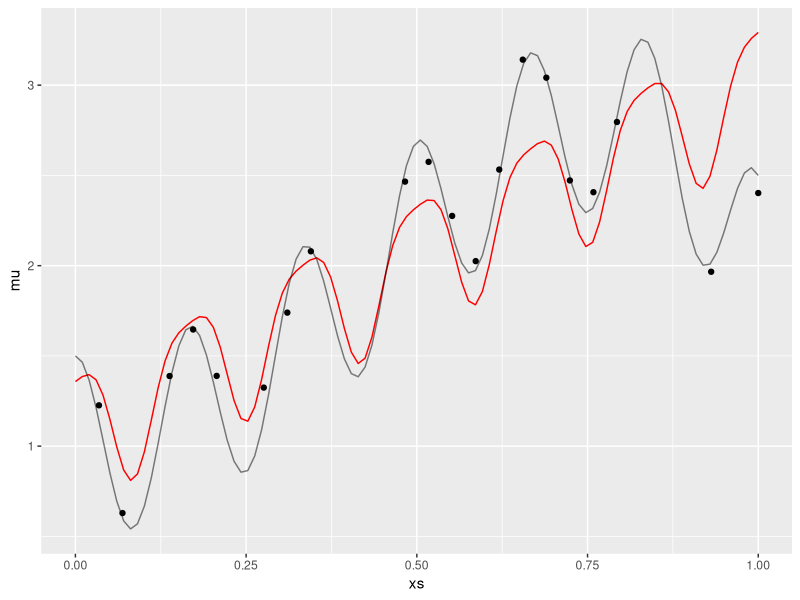
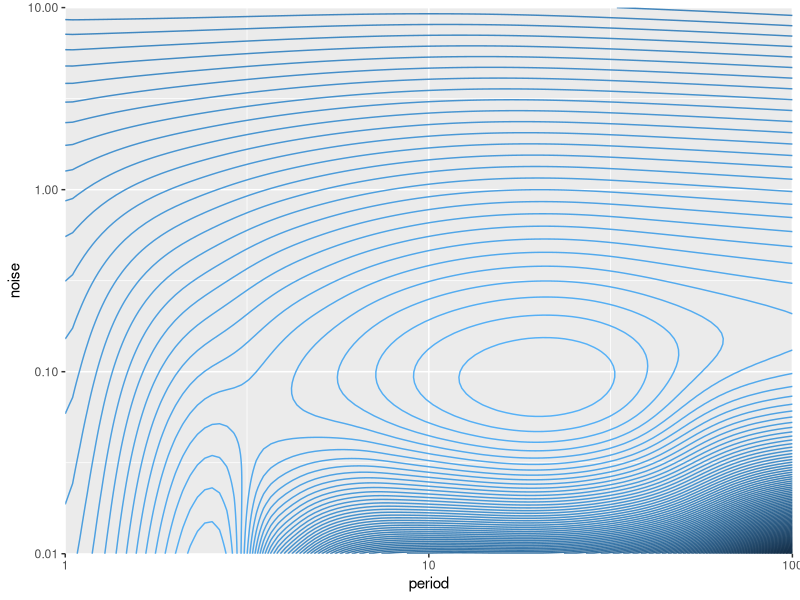
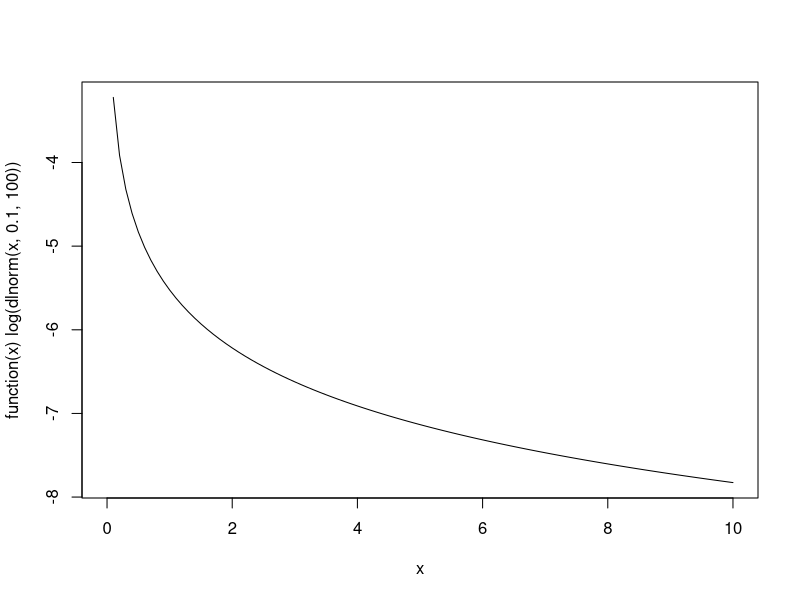
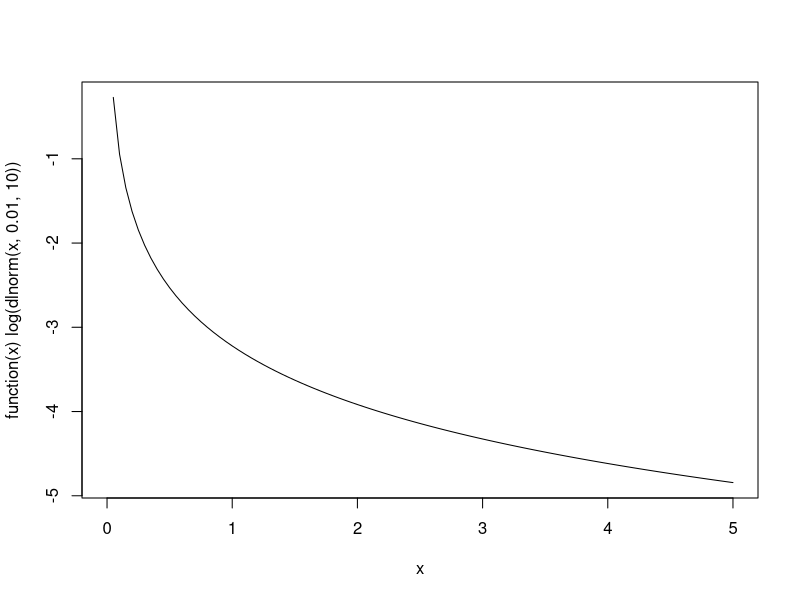
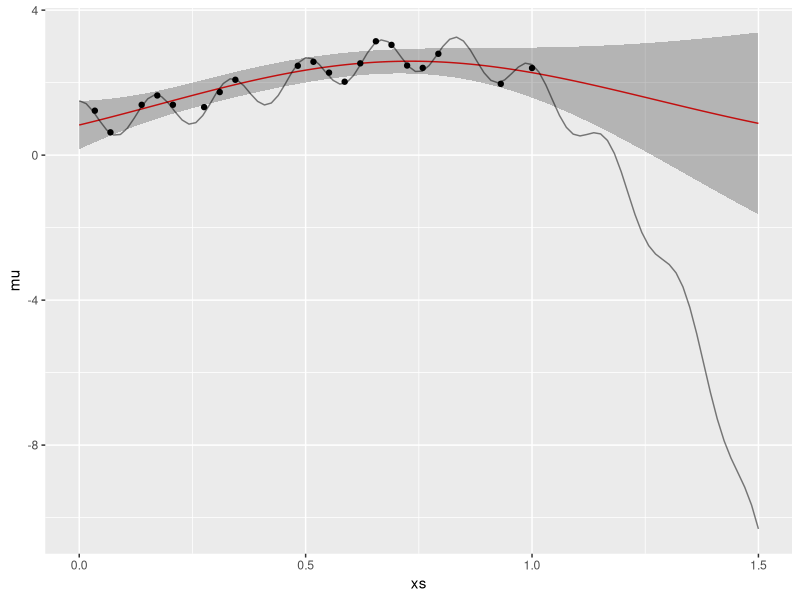
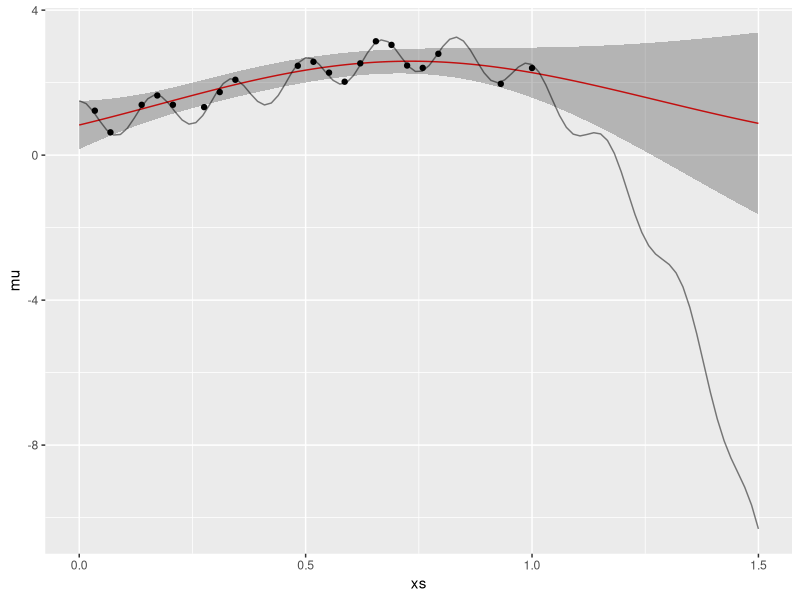

The R script that drew these images, in order:
library(ggplot2)
library(dplyr)


g <- function(x)
  -sin(6 * pi * x)^2 + 6 * x^2 - 5 * x^4 + 3 / 2

periodic_kernel <- function(x, x_, v, p, l) {
  dists <- outer(x, x_, `-`)
  s <- sin(pi * dists / p) / l
  v * exp(-2 * s^2)
}

linear_kernel <- function(x, x_, a, b)
  b + a * outer(x, x_)


l <- 30
n <- 20
xs <- (0:(l-1)) / (l-1)
ys <- g(xs) + rnorm(l, 0, sqrt(0.01))

train_indices <- sample(l, n, replace = FALSE)
train_mask <- (1:l) %in% train_indices

xs_train <- xs[train_mask]
ys_train <- ys[train_mask]

xs_test <- xs[!train_mask]
ys_test <- ys[!train_mask]


log_likelihood <- function(x, y, kernel, noise) {
  n <- length(y)
  
  -(t(y) %*% solve(noise * diag(n) + kernel(x, x)) %*% y + prod(unlist(determinant(noise * diag(n) + kernel(x, x), logarithm = TRUE))) + n * log(2 * pi)) / 2
}

# posterior predictive
pp <- function(x_test, x, y, kernel, noise) {
  n <- length(y)
  mu <- t(kernel(x, x_test)) %*% solve(kernel(x, x) + noise * diag(n)) %*% y
  Sigma <- kernel(x_test, x_test) - t(kernel(x, x_test)) %*% solve(kernel(x, x) + noise * diag(n)) %*% kernel(x, x_test)
  
  list(mu, Sigma)
}

xs <- seq(0, 1, length.out = 100)
mu_sigma <- pp(
  xs,
  xs_train,
  ys_train,
  \(x, x_) linear_kernel(x, x_, 2.45, 0.58) + periodic_kernel(x, x_, 4, 0.167, 5),
  0.01
)

mu <- mu_sigma[[1]]
sigma <- mu_sigma[[2]]
ggplot() +
  geom_line(aes(x = xs, y = mu), colour = 'red') +
  geom_line(aes(x = xs, y = g(xs)), alpha = 0.5) +
  geom_point(aes(x = xs_train, y = ys_train))

grid <- expand.grid(
  period = 10^seq(0, 2, length.out = 100),
  noise = 10^seq(-2, 1, length.out = 100)
)

lls <- grid |>
  rowwise() |>
  mutate(
    ll = ({
      # kernel <- \(x, x_) linear_kernel(x, x_, 2.45, 0.58) + periodic_kernel(x, x_, 4, period, 1)
      # kernel <- \(x, x_) periodic_kernel(x, x_, 2.729, period, 0.326)
      kernel <- \(x, x_) periodic_kernel(x, x_, 5, period, 0.2) + linear_kernel(x, x_, 1.3, 0.5)
      # kernel <- \(x, x_) periodic_kernel(x, x_, 2.37, period, 0.2) + linear_kernel(x, x_, 3, 3)
      # kernel <- \(x, x_) periodic_kernel(x, x_, 6.5855, period, 4.1787) + linear_kernel(x, x_, -0.3467, 0.5012)
      log_likelihood(xs_train, ys_train, kernel, noise)[1, 1] + log(dlnorm(period, 0.1, 100)) + log(dlnorm(noise, 0.01, 100))
    })
  )

lls |> ggplot() +
  aes(x = period, y = noise, z = ll, colour = after_stat(level)) +
  coord_cartesian(expand = FALSE) +
  geom_contour(bins = 100, show.legend = FALSE) +
  scale_x_log10() +
  scale_y_log10()

# MAP estimate (according to grid search)
map_estimate <- lls[which.max(lls$ll), ]

# plot prior
plot(\(x) log(dlnorm(x, 0.1, 100)), 0, 10)
plot(\(x) log(dlnorm(x, 0.01, 10)), 0, 5)

# plot posterior predictive
xs <- seq(0, 1.5, length.out = 100)
mu_sigma <- pp(
  xs,
  xs_train,
  ys_train,
  # \(x, x_) periodic_kernel(x, x_, 2.729, 16.3, 0.326),
  # \(x, x_) periodic_kernel(x, x_, 2.729, 1.38, 0.326) + linear_kernel(x, x_, 1.3, 2),
  \(x, x_) periodic_kernel(x, x_, 5, map_estimate$period, 0.2), #+ linear_kernel(x, x_, 1.3, 0.5),
  # \(x, x_) periodic_kernel(x, x_, 6.5855, 1.5399, 4.1787) + linear_kernel(x, x_, -0.3467, 0.5012),
  sqrt(map_estimate$noise)
  # sqrt(0.142)
)

mu <- mu_sigma[[1]]
sigma <- mu_sigma[[2]]
ggplot() +
  geom_line(aes(x = xs, y = mu), colour = 'red') +
  geom_ribbon(aes(x = xs, ymin = mu - 1.96 * sqrt(diag(sigma)), ymax = mu + 1.96 * sqrt(diag(sigma))), alpha = 0.3) +
  geom_line(aes(x = xs, y = g(xs)), alpha = 0.5) +
  geom_point(aes(x = xs_train, y = ys_train))

ggsave('prior_small_noise.png', width = 20, height = 8, units = "cm", dpi = 600)
